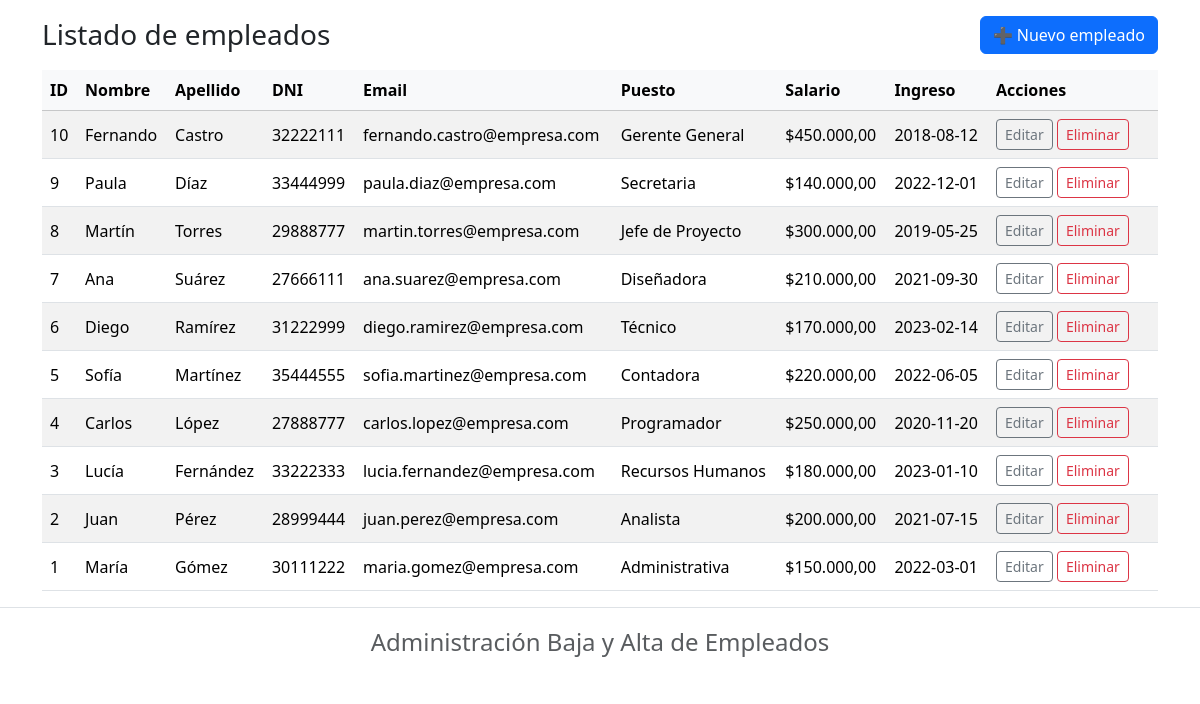
The page / on the database its author committed.
### tables this page shows
CREATE TABLE `empleados` (
  `id` int(11) NOT NULL,
  `nombre` varchar(60) NOT NULL,
  `apellido` varchar(60) NOT NULL,
  `dni` varchar(20) NOT NULL,
  `email` varchar(120) NOT NULL,
  `puesto` varchar(80) NOT NULL,
  `salario` decimal(10,2) NOT NULL DEFAULT 0.00,
  `fecha_ingreso` date NOT NULL,
  `creado_en` timestamp NOT NULL DEFAULT current_timestamp()
);

### model/db.php (called while the page is built, shortened)
<?php
class Db {
    public function __construct() {
        $this->conection = new mysqli(DB_HOST, DB_USER, DB_PASS, DB_NAME);
    }
}

### model/empleado.php (called while the page is built, shortened)
<?php
require_once __DIR__ . '/db.php';
class Empleado {
    private $conection;
    private $table = 'empleados';
    public function __construct() {
        $db = new Db();
        $this->conection = $db->conection;
    }
    public function getEmployees(): array {
        $sql = "SELECT * FROM {$this->table} ORDER BY id DESC";
        $stmt = $this->conection->prepare($sql);
        $stmt->execute();
        $res = $stmt->get_result();
        return $res->fetch_all(MYSQLI_ASSOC);
    }
}

### controller/empleado.php (called while the page is built, shortened)
<?php
require_once __DIR__ . '/../model/empleado.php';
class empleadoController {
  private $empleado;
  public function __construct() {
    $this->empleado = new Empleado();
  }
  public function list() {
    $this->page_title = 'Listado de empleados';
    $this->view = 'list_empleado';
    return $this->empleado->getEmployees();
  }
}

### view/list_empleado.php (the view)
<?php
$rows = $dataToView['data'] ?? [];
$pageTitle = $controllerObj->page_title ?? 'Listado de empleados';
?>
<div class="container mt-3">
  <div class="d-flex justify-content-between align-items-center mb-3">
    <h3 class="m-0"><?= htmlspecialchars($pageTitle) ?></h3>
    <a href="index.php?controller=empleado&action=edit" class="btn btn-primary">➕ Nuevo empleado</a>
  </div>
  <?php if (empty($rows)): ?>
    <div class="alert alert-info">Sin empleados.</div>
  <?php else: ?>
    <div class="table-responsive">
      <table class="table table-striped table-hover align-middle">
        <thead class="table-light">
          <tr>
            <th>ID</th><th>Nombre</th><th>Apellido</th><th>DNI</th><th>Email</th>
            <th>Puesto</th><th>Salario</th><th>Ingreso</th><th style="width:170px">Acciones</th>
          </tr>
        </thead>
        <tbody>
          <?php foreach($rows as $r): ?>
            <tr>
              <td><?= (int)$r['id'] ?></td>
              <td><?= htmlspecialchars($r['nombre']) ?></td>
              <td><?= htmlspecialchars($r['apellido']) ?></td>
              <td><?= htmlspecialchars($r['dni']) ?></td>
              <td><?= htmlspecialchars($r['email']) ?></td>
              <td><?= htmlspecialchars($r['puesto']) ?></td>
              <td>$<?= number_format((float)$r['salario'], 2, ',', '.') ?></td>
              <td><?= htmlspecialchars($r['fecha_ingreso']) ?></td>
              <td>
                <a class="btn btn-sm btn-outline-secondary"
                   href="index.php?controller=empleado&action=edit&id=<?= (int)$r['id'] ?>">Editar</a>
                <a class="btn btn-sm btn-outline-danger"
                   href="index.php?controller=empleado&action=confirmDelete&id=<?= (int)$r['id'] ?>">Eliminar</a>
              </td>
            </tr>
          <?php endforeach; ?>
        </tbody>
      </table>
    </div>
  <?php endif; ?>
</div>

### view/template/header.php (shortened to what this page needs)
<!doctype html>
<html lang="es">
<head>
  <link href="https://cdn.jsdelivr.net/npm/bootstrap@5.3.2/dist/css/bootstrap.min.css" rel="stylesheet">
</head>
<body>

### index.php (shortened to what this page needs)
<?php
$controller = $_GET['controller'] ?? DEFAULT_CONTROLLER;
$action     = $_GET['action']     ?? DEFAULT_ACTION;
$controllerClass = $controller . 'Controller';
$controllerObj = new $controllerClass();
$dataToView = ['data' => []];
if (method_exists($controllerObj, $action)) {
  $dataToView['data'] = $controllerObj->$action();
} else {
  $controllerObj->page_title = 'Acción no encontrada';
  $controllerObj->view = 'error_action';
  $dataToView['data'] = ['message' => "La acción '{$action}' no existe en {$controllerClass}."];
}
$header = __DIR__ . '/view/template/header.php';
$footer = __DIR__ . '/view/template/footer.php';
$view   = __DIR__ . "/view/{$controllerObj->view}.php";
require file_exists($header) ? $header : __DIR__ . '/view/template/header_fallback.php';
if (file_exists($view)) {
  require $view;
} else {
  echo '<div class="container mt-3"><div class="alert alert-danger">Vista no encontrada: '
     . htmlspecialchars($controllerObj->view) . '.php</div></div>';
}
require file_exists($footer) ? $footer : __DIR__ . '/view/template/footer_fallback.php';

### view/template/footer.php
<footer class="border-top py-3">
  <div class="container text-center text-muted small fs-4">
    <?= htmlspecialchars(APP_FOOTER) ?>
  </div>
</footer>
</body>
</html>

### rows shown on the page
empleados: id "10", nombre "Fernando", apellido "Castro", dni "32222111", email "fernando.castro@empresa.com", puesto "Gerente General", salario "450.000,00", fecha_ingreso "2018-08-12"
empleados: id "9", nombre "Paula", apellido "Díaz", dni "33444999", email "paula.diaz@empresa.com", puesto "Secretaria", salario "140.000,00", fecha_ingreso "2022-12-01"
empleados: id "8", nombre "Martín", apellido "Torres", dni "29888777", email "martin.torres@empresa.com", puesto "Jefe de Proyecto", salario "300.000,00", fecha_ingreso "2019-05-25"
empleados: id "7", nombre "Ana", apellido "Suárez", dni "27666111", email "ana.suarez@empresa.com", puesto "Diseñadora", salario "210.000,00", fecha_ingreso "2021-09-30"
empleados: id "6", nombre "Diego", apellido "Ramírez", dni "31222999", email "diego.ramirez@empresa.com", puesto "Técnico", salario "170.000,00", fecha_ingreso "2023-02-14"
empleados: id "5", nombre "Sofía", apellido "Martínez", dni "35444555", email "sofia.martinez@empresa.com", puesto "Contadora", salario "220.000,00", fecha_ingreso "2022-06-05"
empleados: id "4", nombre "Carlos", apellido "López", dni "27888777", email "carlos.lopez@empresa.com", puesto "Programador", salario "250.000,00", fecha_ingreso "2020-11-20"
empleados: id "3", nombre "Lucía", apellido "Fernández", dni "33222333", email "lucia.fernandez@empresa.com", puesto "Recursos Humanos", salario "180.000,00", fecha_ingreso "2023-01-10"
empleados: id "2", nombre "Juan", apellido "Pérez", dni "28999444", email "juan.perez@empresa.com", puesto "Analista", salario "200.000,00", fecha_ingreso "2021-07-15"
empleados: id "1", nombre "María", apellido "Gómez", dni "30111222", email "maria.gomez@empresa.com", puesto "Administrativa", salario "150.000,00", fecha_ingreso "2022-03-01"

### other values the page prints
$pageTitle "Listado de empleados"
APP_FOOTER "Administración Baja y Alta de Empleados"
